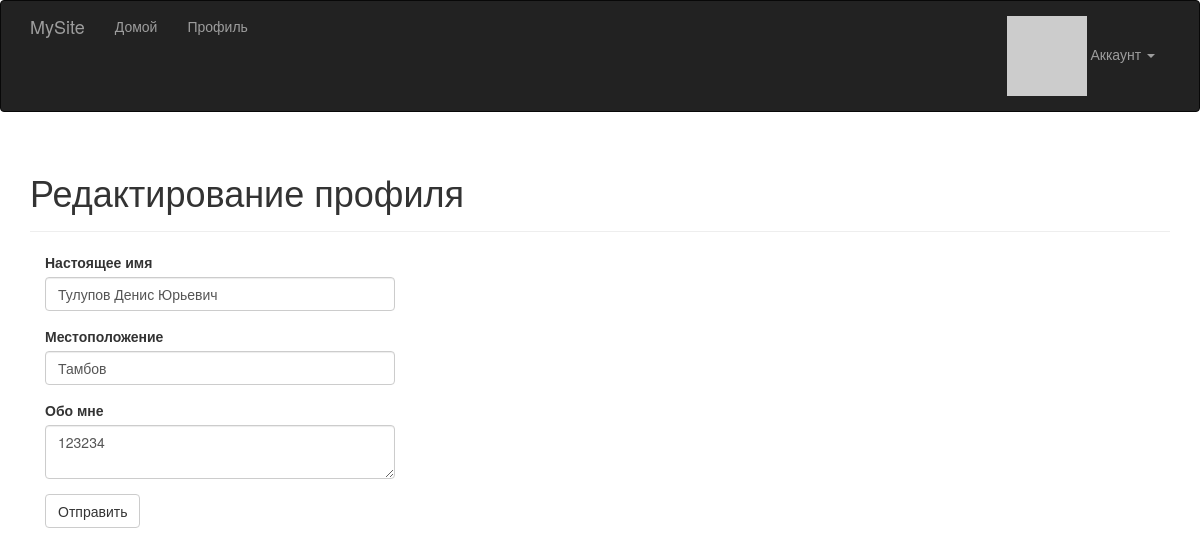
The app's page /edit-profile (signed in) with its own data.
### app/models.py (models this page shows, shortened)
class User(UserMixin, db.Model):
    __tablename__ = 'users'
    id = db.Column(db.Integer, primary_key=True)
    email = db.Column(db.String(64), unique=True, index=True)
    username = db.Column(db.String(64), unique=True, index=True)
    role_id = db.Column(db.Integer, db.ForeignKey('roles.id'))
    password_hash = db.Column(db.String(128))
    confirmed = db.Column(db.Boolean, default=False)
    name = db.Column(db.String(64))
    location = db.Column(db.String(64))
    about_me = db.Column(db.Text())
    member_since = db.Column(db.DateTime(), default=datetime.utcnow)
    last_seen = db.Column(db.DateTime(), default=datetime.utcnow)
    avatar_hash = db.Column(db.String(32))
    @property
    def password(self):
        raise AttributeError('password is not a readable attribute')
    def ping(self):
        self.last_seen = datetime.utcnow()
        db.session.add(self)
    def gravatar_hash(self):
        return hashlib.md5(self.email.lower().encode('utf-8')).hexdigest()
    def gravatar(self, size=100, default='identicon', rating='g'):
            url = 'https://secure.gravatar.com/avatar'
            hash = self.avatar_hash or self.gravatar_hash()
            return '{url}/{hash}?s={size}&d={default}&r={rating}'.format(
                url=url, hash=hash, size=size, default=default, rating=rating)

### app/main/views.py (the view, shortened to what this page needs)
@main.route('/edit-profile', methods=['GET', 'POST'])
@login_required
def edit_profile():
    form = EditProfileForm()
    form.name.data = current_user.name
    form.location.data = current_user.location
    form.about_me.data = current_user.about_me
    return render_template('edit_profile.html', form=form)

### app/main/forms.py
class EditProfileForm(FlaskForm):
    name = StringField('Настоящее имя', validators=[Length(0, 64)])
    location = StringField('Местоположение', validators=[Length(0, 64)])
    about_me = TextAreaField('Обо мне')
    submit = SubmitField('Отправить')

### app/auth/views.py (called while the page is built)
@auth.before_app_request
def before_request():
    if current_user.is_authenticated:
        current_user.ping()
        if not current_user.confirmed \
                and request.endpoint \
                and request.blueprint != 'auth' \
                and request.endpoint != 'static':
            return redirect(url_for('auth.unconfirmed'))

### app/main/__init__.py (called while the page is built)
@main.app_context_processor
def inject_permissions():
    return dict(Permission=Permission)

### app/models.py (called while the page is built)
@login_manager.user_loader
def load_user(user_id):
    return User.query.get(int(user_id))

### app/templates/edit_profile.html (shortened to what this page needs)
{% extends "base.html" %}
{% import "bootstrap/wtf.html" as wtf %}
{% block page_content %}
<div class="page-header">
    <h1>Редактирование профиля</h1>
</div>
<div class="col-md-4">
    {{ wtf.quick_form(form) }}
</div>
{% endblock %}

### records on screen
User: name "Тулупов Денис Юрьевич", location "Тамбов", about_me "123234"
